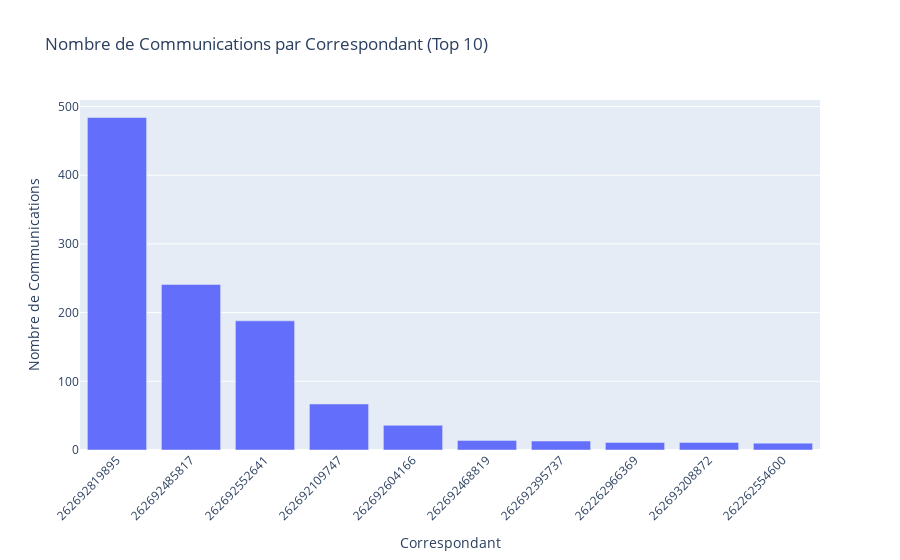

This figure's notebook cell:
### Code cell
def plot_correspondant_bar(df):
    try:
        fig = px.bar(df, x='CORRESPONDANT', y='NBRE COMS',
                     title='Nombre de Communications par Correspondant (Top 10)',
                     hover_data=['POURCENTAGE'],  # Inclure TOTAL_COMS dans les informations au survol
                     labels={'CORRESPONDANT': 'Correspondant', 'NBRE COMS': 'Nombre de Communications'})
        # Ajustement de la mise en page
        fig.update_layout(
            xaxis_tickangle=-45,  # Inclinaison des labels de l'axe X

        )
        return fig
    except Exception as e:
        print(f"Erreur lors de la création du graphique à barres: {e}")
        return None

plot_correspondant_bar(new_df.head(10)).show()

### Figure 1 — Plotly figure (JSON) as saved in the notebook; plotly's stock layout.template omitted (floating-point values rounded to 4 significant figures)
{"data": [{"alignmentgroup": "True", "customdata": [[38.3], [19.1], [14.9], [5.3], [2.9], [1.1], [1], [0.9], [0.9], [0.8]], "hovertemplate": "Correspondant=%{x}<br>Nombre de Communications=%{y}<br>POURCENTAGE=%{customdata[0]}<extra></extra>", "legendgroup": "", "marker": {"color": "#636efa", "pattern": {"shape": ""}}, "name": "", "offsetgroup": "", "orientation": "v", "showlegend": false, "textposition": "auto", "type": "bar", "x": ["262692819895", "262692485817", "262692552641", "262692109747", "262692604166", "262692468819", "262692395737", "262262966369", "262693208872", "262262554600"], "xaxis": "x", "y": [484, 241, 188, 67, 36, 14, 13, 11, 11, 10], "yaxis": "y"}], "layout": {"barmode": "relative", "legend": {"tracegroupgap": 0}, "title": {"text": "Nombre de Communications par Correspondant (Top 10)"}, "xaxis": {"anchor": "y", "domain": [0, 1], "tickangle": -45, "title": {"text": "Correspondant"}}, "yaxis": {"anchor": "x", "domain": [0, 1], "title": {"text": "Nombre de Communications"}}}}
